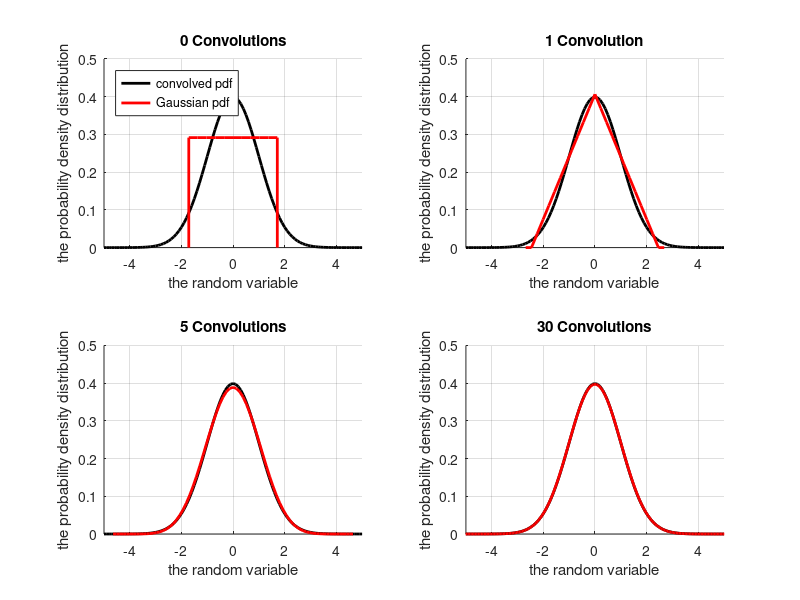

This chart was generated by the following MATLAB code:
% Benjamin Getraer  PSET 2    GEO422
% bgetraer@princeton.edu
%% PART I
% Demonstration of "Central Limit Theorem" through convolution of uniform
% probability density functions of multiple independent random variables.

% the number of convolutions to perform
N = 30;

% the cell array of random variable x for 0:N convolutions and its interval
interval = 0.1;
x = cell(1,N+1);
x{1} = [0 0:interval:1 1];

% probability density function f
%   uniform over domain 0:1
f = [0 ones(1,length(x{1})-2) 0];

% the cell array of pdf's z of 0:N convolutions
z = cell(1,N+1);
z{1} = [0 ones(1,length(x{1})-2) 0];

for i = 1:N+1
    % normalize the pdf z st the area under the curve is 1
    z{i} = z{i}./trapz(x{i},z{i});
    % the expectation of z
    mu(i) = trapz(x{i},z{i}.*x{i});
    % the variance of z
    s2(i) = trapz(x{i},z{i}.*(x{i}-mu(i)).^2);
    % rescale pdf normalized by exp. and var.
    x{i} = (x{i}-mu(i))./sqrt(s2(i));
    % normalize the rescaled pdf z st the area under the curve is 1
    z{i} = z{i}./trapz(x{i},z{i});
    
    % convolve the cumulative distribution function z
    % with the uniform pdf f
    z{i+1} = conv(f,z{i});
    % redefine the indendent variable x to reflect the 
    % cumulative possible values after convolution
    x{i+1} = (0:length(z{i+1})-1).*interval;
end

% normalize thelast pdf z st the area under the curve is 1
z{i} = z{i}./trapz(x{i},z{i});
% the expectation of z
mu(i) = trapz(x{i},z{i}.*x{i});
% the variance of z
s2(i) = trapz(x{i},z{i}.*(x{i}-mu(i)).^2);
% rescale pdf normalized by exp. and var.
x{i} = (x{i}-mu(i))./sqrt(s2(i));
% normalize the rescaled pdf z st the area under the curve is 1
z{i} = z{i}./trapz(x{i},z{i});

% plot the pdf z{i} where i is the #covolutions+1 
%   against the independent variable, and compare to Gaussian pdf
figure(1);
conv_index = [0 1 5 30];
for loop_index = 1:length(conv_index)
    Nconv = conv_index(loop_index)+1;
    subplot(2,2,loop_index); hold on; grid on;
    if Nconv~=2,plural_exception ='s'; 
    else plural_exception =''; end
    title(sprintf('%i Convolution%s',Nconv-1,plural_exception));
    xlabel('the random variable');
    ylabel('the probability density distribution');
    ylim([0,0.5]);
    xlim([-5,5]);
    % plot the location of the Gaussian pdf
    x_pdf = -5:0.1:5;
    plot(x_pdf,pdf('norm',x_pdf,0,1),'k','linewidth',2);
    % plot the location of the convolved pdf
    plot(x{Nconv},z{Nconv},'r','linewidth',2);
    
    if loop_index==1,legend('convolved pdf','Gaussian pdf','location',...
            'Northwest');end

end